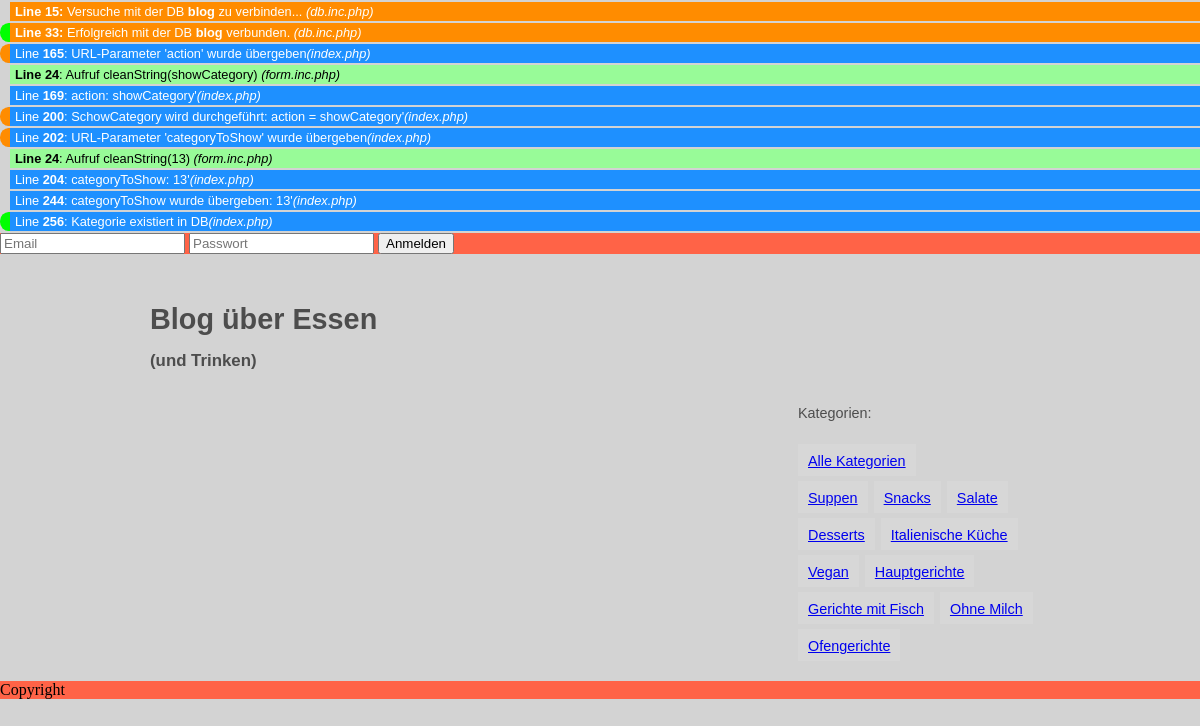
The page /?action=showCategory&categoryToShow=13 on the database as committed earlier.
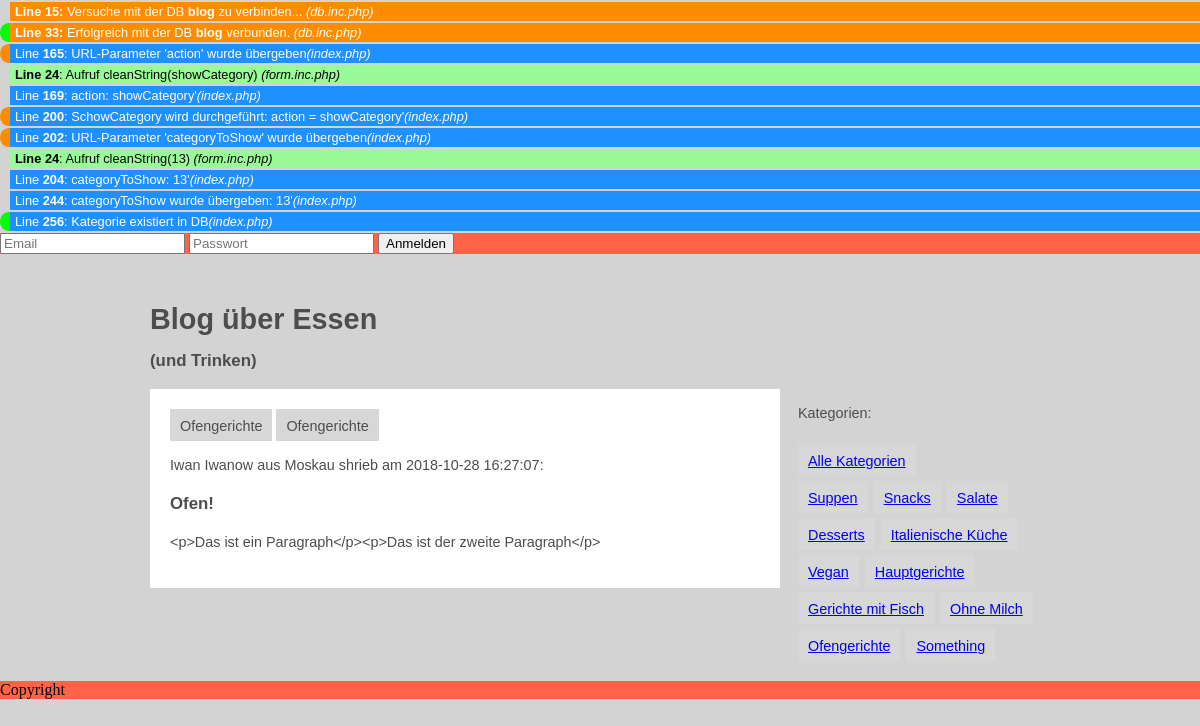
The same page on the database as committed later.
### tables this page shows
CREATE TABLE `blogs` (
  `blog_id` int(11) NOT NULL,
  `blog_headline` varchar(255) NOT NULL,
  `blog_image` varchar(255) DEFAULT NULL,
  `blog_imageAlignment` varchar(10) NOT NULL,
  `blog_content` text NOT NULL,
  `blog_date` timestamp NOT NULL DEFAULT CURRENT_TIMESTAMP,
  `cat_id` int(11) NOT NULL,
  `usr_id` int(11) NOT NULL
);

CREATE TABLE `categories` (
  `cat_id` int(11) NOT NULL,
  `cat_name` varchar(255) NOT NULL
);

CREATE TABLE `users` (
  `usr_id` int(11) NOT NULL,
  `usr_firstname` varchar(255) NOT NULL,
  `usr_lastname` varchar(255) NOT NULL,
  `usr_email` varchar(255) NOT NULL,
  `usr_city` varchar(255) NOT NULL,
  `usr_password` varchar(255) NOT NULL
);

### index.php (the view, shortened to what this page needs)
<?php
				require_once("include/db.inc.php");
				require_once("include/form.inc.php");
				$categoryToShow = NULL;
				$params = NULL;
				$pdo = dbConnect();
				if(isset($_GET['action'])){
if(DEBUG)			echo "<p class='debug hint'>Line <b>" . __LINE__ . "</b>: URL-Parameter 'action' wurde übergeben<i>(" . basename(__FILE__) . ")</i></p>";
					$action = cleanString($_GET['action']);
if(DEBUG)			echo "<p class='debug'>Line <b>" . __LINE__ . "</b>: action: $action'<i>(" . basename(__FILE__) . ")</i></p>";
					if($action == "showCategory"){
if(DEBUG)				echo "<p class='debug hint'>Line <b>" . __LINE__ . "</b>: SchowCategory wird durchgeführt: action = $action'<i>(" . basename(__FILE__) . ")</i></p>";
						if(isset($_GET['categoryToShow'])){
if(DEBUG)					echo "<p class='debug hint'>Line <b>" . __LINE__ . "</b>: URL-Parameter 'categoryToShow' wurde übergeben<i>(" . basename(__FILE__) . ")</i></p>";
							$categoryToShow = cleanString($_GET['categoryToShow']);
if(DEBUG)					echo "<p class='debug'>Line <b>" . __LINE__ . "</b>: categoryToShow: $categoryToShow'<i>(" . basename(__FILE__) . ")</i></p>";
						}
					}
				}
				$statement = $pdo->prepare("SELECT cat_name, cat_id FROM categories");
				$statement->execute() OR DIE( "<p class='debug'>Line <b>" . __LINE__ . "</b>: " . $statement->errorInfo()[2] . " <i>(" . basename(__FILE__) . ")</i></p>" );
				while($row = $statement->fetch(PDO::FETCH_ASSOC)){
					$categoriesArray[$row['cat_id']] = $row['cat_name'];
				}
				$sql = "SELECT * FROM blogs
											INNER JOIN users USING(usr_id)
											INNER JOIN categories USING(cat_id)
											";
				if($categoryToShow){
if(DEBUG)			echo "<p class='debug'>Line <b>" . __LINE__ . "</b>: categoryToShow wurde übergeben: $categoryToShow'<i>(" . basename(__FILE__) . ")</i></p>";
					$statement = $pdo->prepare("SELECT * FROM categories WHERE cat_id = :ph_cat_id");
					$statement->execute( array("ph_cat_id" => $categoryToShow)
										) OR DIE( "<p class='debug'>Line <b>" . __LINE__ . "</b>: " . $statement->errorInfo()[2] . " <i>(" . basename(__FILE__) . ")</i></p>" );
					$categoryExists = $statement->fetchColumn();
					if(!$categoryExists){
if(DEBUG)				echo "<p class='debug err'>Line <b>" . __LINE__ . "</b>: Kategorie existiert in DB nicht <i>(" . basename(__FILE__) . ")</i></p>";
					} else {
if(DEBUG)				echo "<p class='debug ok'>Line <b>" . __LINE__ . "</b>: Kategorie existiert in DB<i>(" . basename(__FILE__) . ")</i></p>";
						$sql .= " WHERE cat_id = :ph_cat_id";
						$params = array("ph_cat_id" => $categoryToShow);
					}
				}
				$statement = $pdo->prepare($sql);
				$statement->execute($params) OR DIE( "<p class='debug'>Line <b>" . __LINE__ . "</b>: " . $statement->errorInfo()[2] . " <i>(" . basename(__FILE__) . ")</i></p>" );
				$entriesArray = $statement->fetchAll(PDO::FETCH_ASSOC);
?>
<!doctype html>
<html>
	<head>
		<link rel="stylesheet" type="text/css" href="css/main.css">
		<link rel="stylesheet" type="text/css" href="css/debug.css">
	</head>
	<body>
		<header>
			<?php if(!isset($_SESSION['usr_id'])):?>
				<form action="<?=$_SERVER['SCRIPT_NAME']?>" method="POST">
					<input type="text" name="email" placeholder="Email">
					<input type="password" name="password" placeholder="Passwort">
					<input type="submit" value="Anmelden">
				</form>
			<?php endif ?>
		</header>
		<div class="wrapper">
			<h1>Blog über Essen</h1>
			<h3>(und Trinken)</h3>
			<main class="">
				<?php foreach ($entriesArray AS $entry): ?>
					<article>
						<div>
							<ul class="category-list">
								<li><?=$entry['cat_name']?></li>
								<li><?=$entry['cat_name']?></li>
							</ul>
						</div>
						<p><?=$entry['usr_firstname']?> <?=$entry['usr_lastname']?> aus <?=$entry['usr_city']?> shrieb am <?=$entry['blog_date']?>:</p>
						<h3><?=$entry['blog_headline']?></h3>
						<p><?=$entry['blog_content']?></p>
					</article>
					<br>
				<?php endforeach ?>
			</main>
			<aside>
				<p class="categories-header">Kategorien:</p>
				<ul>
					<li><a href="<?=$_SERVER['SCRIPT_NAME']?>">Alle Kategorien</a></li><br>
					<?php foreach ($categoriesArray AS $key=>$value): ?>
						<li><a href="?action=showCategory&categoryToShow=<?=$key?>"><?=$value?></a></li>
					<?php endforeach ?>
				</ul>
			</aside>
		</div>
		<footer>
			Copyright
		</footer>
</body>
</html>

Rows that differ between the two databases and show on the page:
added blogs: cat.cat_name "Ofengerichte", usr.usr_firstname "Iwan", usr.usr_lastname "Iwanow", usr.usr_city "Moskau", blog_date "2018-10-28 16:27:07", blog_headline "Ofen!", blog_content "<p>Das ist ein Paragraph</p><p>Das ist der zweite Paragraph</p>"
Other text that changed with them:
new list line: "Something"
